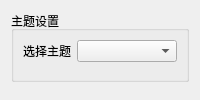
<?xml version="1.0" encoding="UTF-8"?>
<ui version="4.0">
 <class>SettingsPage</class>
 <widget class="QWidget" name="SettingsPage">
  <layout class="QVBoxLayout" name="mainLayout">
   <item>
    <widget class="QGroupBox" name="themeGroup">
     <property name="title"><string>主题设置</string></property>
     <layout class="QFormLayout" name="formLayout">
      <item row="0" column="0"><widget class="QLabel" name="themeLabel"><property name="text"><string>选择主题</string></property></widget></item>
      <item row="0" column="1"><widget class="QComboBox" name="themeCombo"/></item>
     </layout>
    </widget>
   </item>
   <item><spacer name="vSpacer"><property name="orientation"><enum>Qt::Vertical</enum></property></spacer></item>
  </layout>
 </widget>
</ui>
